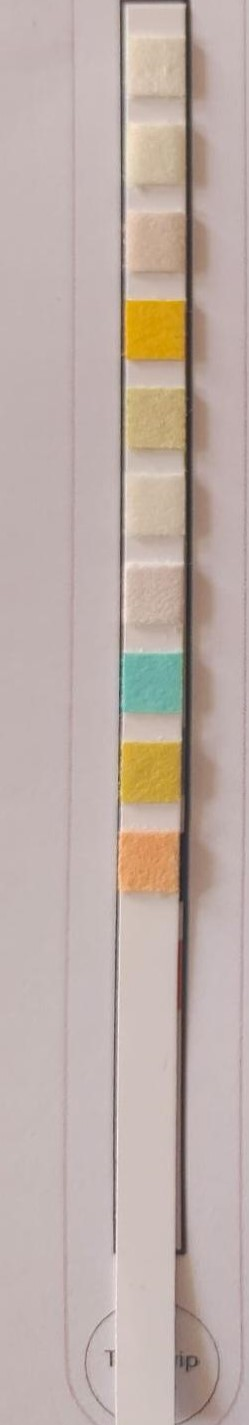
#> input picture ImageExtractor/sample/image1.jpg, 249 x 1425 px
$ jupyter execute detect.ipynb
#> lines starting #> are read from the running program, lines starting #| are printed output that depends on the picture
[cell 1]
import numpy as np
import cv2

[cell 2]
class ExtractColors:
    def __init__(self,filepath):
#> called with filepath = 'sample/image1.jpg'
        self.image=cv2.imread(filepath)
#> self.image is the input picture: shape (1425, 249, 3); mean B, G, R 167.1, 173.6, 189.3
        self.p_image=None
        self.colorList=[]
        self.filename=filepath.split('/')[1]

    def preProcess(self):

        image=self.image
        img=image[50:990,140:180]
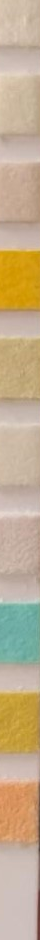
#> img: shape (940, 40, 3); mean B, G, R 142.3, 173.5, 194.3
        height, width, _ = np.shape(img)
#> height = 940; width = 40
        for i in range(height):
            mean=np.average(img[i],axis=0)
            img[i]=np.array([mean]*width)
#> this loop made 940 passes
#> mean on passes 1 to 3: [167.8, 188.9, 206.9], [168, 189.1, 207.1], [168.4, 189.4, 207.4]
        dims=(width*2,height)
#> dims = (80, 940)
        img=cv2.resize(img,dims,interpolation=cv2.INTER_CUBIC)
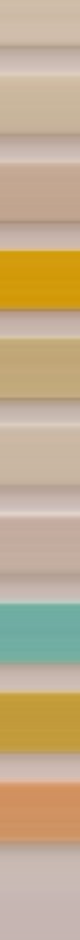
#> img: shape (940, 80, 3); mean B, G, R 141.8, 173, 193.8
        self.p_image=img


    @staticmethod
    def display(image):
        cv2.imshow("Image",image)
        cv2.waitKey(0)
        cv2.destroyAllWindows()

    @staticmethod
    def save(img,path):
        cv2.imwrite(path,img)

    def read_colors(self):
        def create_bar(height, width, color):
            bar = np.zeros((height, width, 3), np.uint8)
            bar[:] = color
            red, green, blue = int(color[2]), int(color[1]), int(color[0])
            return bar, (red, green, blue)


        height, width, _ = np.shape(self.p_image)
#> height = 940; width = 80
        img=self.p_image
        # print(height, width)
        centers=[]
        xpos=width//2
#> xpos = 40
        ypos=20
        y_offset=90
        for i in range(10):
            segment=img[ypos-2:ypos,xpos-1:xpos+1]
            avg_color=[]
            for row in segment:
                avg_color_row=np.average(row,axis=0)
                avg_color.append(avg_color_row)
            avg_color=np.array(avg_color)
            avg_col=np.average(avg_color,axis=0)
            centers.append(avg_col)
            ypos+=y_offset
#> after the loop, centers = [[166, 187, 205], [156, 182, 201], [143.5, 165, 193], [10.5, 154.5, 210], [121.5, 168, 192], [162, 182.5, 201], [160, 173.5, 195], [160.5, 172.5, 112], [60.5, 155.5, 195.5], [98, 145.5, 205]]; ypos = 920

        bars = []
        rgb_values = []

        for index, row in enumerate(centers):
            bar, rgb = create_bar(200,100,row)
            sep,_ =create_bar(200,5,[0,0,0])
            bars.append(bar)
            bars.append(sep)
            rgb_values.append(rgb)
#> this loop made 10 passes
#> (row, rgb) on passes 1 to 10: ([166, 187, 205], (205, 187, 166)), ([156, 182, 201], (201, 182, 156)), ([143.5, 165, 193], (193, 165, 143)), ([10.5, 154.5, 210], (210, 154, 10)), ([121.5, 168, 192], (192, 168, 121)), ([162, 182.5, 201], (201, 182, 162)), ([160, 173.5, 195], (195, 173, 160)), ([160.5, 172.5, 112], (112, 172, 160)), ([60.5, 155.5, 195.5], (195, 155, 60)), ([98, 145.5, 205], (205, 145, 98))
#> pass 1, in read_colors, `bar, rgb = create_bar(200,100,row)`:
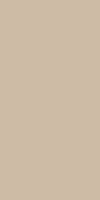
#> bar: shape (200, 100, 3); mean of channels 0, 1, 2 166, 187, 205; drawn as B, G, R
#> pass 3, in read_colors, `bar, rgb = create_bar(200,100,row)`:
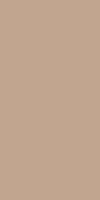
#> bar: shape (200, 100, 3); mean of channels 0, 1, 2 143, 165, 193; drawn as B, G, R
#> after the loop, bars = 20 items; rgb_values = [(205, 187, 166), (201, 182, 156), (193, 165, 143), (210, 154, 10), (192, 168, 121), (201, 182, 162), (195, 173, 160), (112, 172, 160), (195, 155, 60), (205, 145, 98)]

        img_bar = np.hstack(bars)
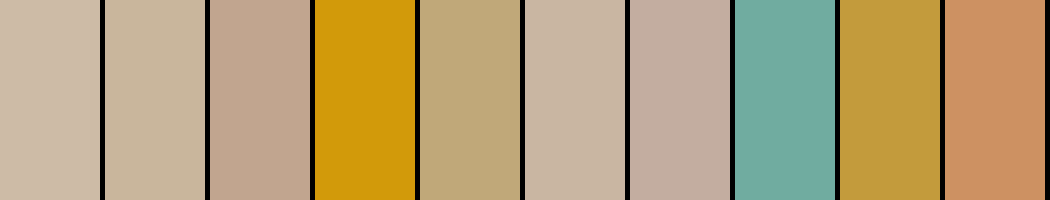
#> img_bar: shape (200, 1050, 3); mean of channels 0, 1, 2 117.7, 160.3, 181.8; drawn as B, G, R
        return rgb_values,img_bar

[cell 3]
extractor=ExtractColors('sample/image1.jpg')
extractor.preProcess()
ExtractColors.save(extractor.p_image,"output/{}".format(extractor.filename))
rgb_val,img_colors=extractor.read_colors()
#> rgb_val has the same summary as rgb_values in read_colors
print(rgb_val)
#| [(205, 187, 166), (201, 182, 156), (193, 165, 143), (210, 154, 10), (192, 168, 121), (201, 182, 162), (195, 173, 160), (112, 172, 160), (195, 155, 60), (205, 145, 98)]
ExtractColors.display(img_colors)

$ run again, with ImageExtractor/sample/image3.jpg copied over ImageExtractor/sample/image1.jpg
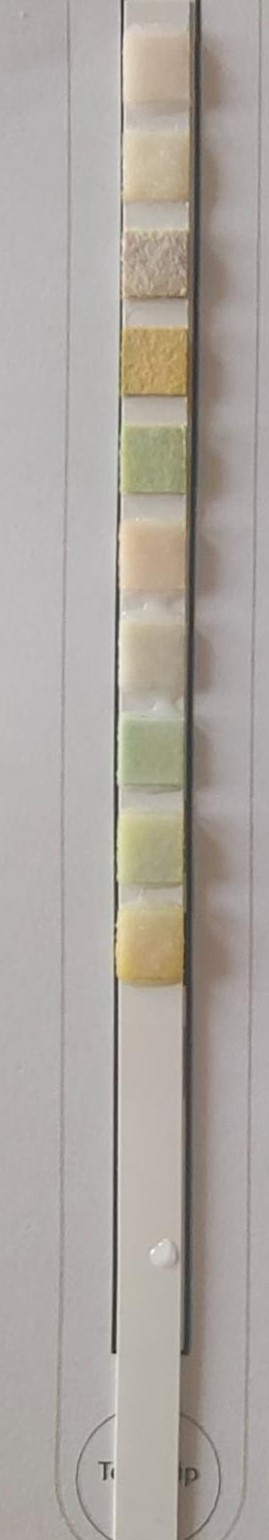
#> input picture ImageExtractor/sample/image3.jpg, 269 x 1540 px
#> in __init__, self.image is the input picture: shape (1540, 269, 3); mean B, G, R 159.6, 165.9, 172
#> the loop in preProcess, `for i in range(height):` made 940 passes
#> mean on passes 1 to 3: [156.7, 174.6, 191.6], [156.4, 174.3, 191.3], [156.6, 174.6, 191.4]
#> in preProcess, `img=cv2.resize(img,dims,interpolation=cv2.INTER_CUBIC)`:
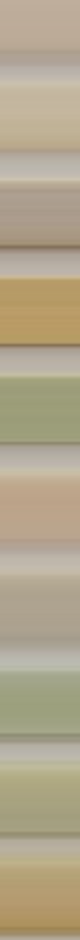
#> img: shape (940, 80, 3); mean B, G, R 139.9, 165.8, 177.4
#> after the loop in read_colors, `for i in range(10):`: centers = [[154, 172, 189], [159, 182.5, 196], [144, 158.5, 172.5], [103, 154, 181], [129, 166.5, 166.5], [171, 189.5, 196], [170, 182.5, 190], [156, 168, 173.5], [130.5, 151.5, 154.5], [130.5, 161.5, 166]]; ypos = 920
#> the loop in read_colors, `for index, row in enumerate(centers):` made 10 passes
#> (row, rgb) on passes 1 to 8: ([154, 172, 189], (189, 172, 154)), ([159, 182.5, 196], (196, 182, 159)), ([144, 158.5, 172.5], (172, 158, 144)), ([103, 154, 181], (181, 154, 103)), ([129, 166.5, 166.5], (166, 166, 129)), ([171, 189.5, 196], (196, 189, 171)), ([170, 182.5, 190], (190, 182, 170)), ([156, 168, 173.5], (173, 168, 156))
#> after the loop in read_colors, `for index, row in enumerate(centers):`: bars = 20 items; rgb_values = [(189, 172, 154), (196, 182, 159), (172, 158, 144), (181, 154, 103), (166, 166, 129), (196, 189, 171), (190, 182, 170), (173, 168, 156), (154, 151, 130), (166, 161, 130)]
#> in read_colors, `img_bar = np.hstack(bars)`:
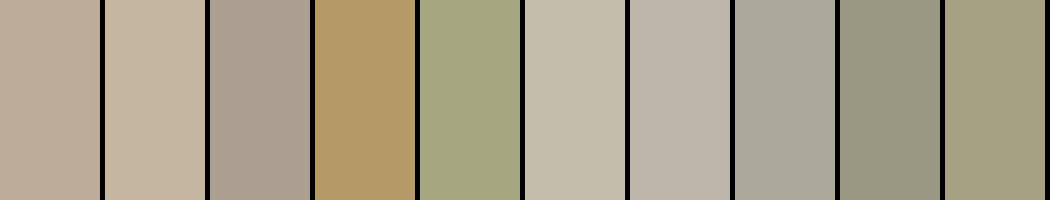
#> img_bar: shape (200, 1050, 3); mean of channels 0, 1, 2 137.7, 160.3, 169.8; drawn as B, G, R
#> rgb_val has the same summary as rgb_values in read_colors
#| [(189, 172, 154), (196, 182, 159), (172, 158, 144), (181, 154, 103), (166, 166, 129), (196, 189, 171), (190, 182, 170), (173, 168, 156), (154, 151, 130), (166, 161, 130)]

$ run again, with ImageExtractor/sample/image4.jpg copied over ImageExtractor/sample/image1.jpg
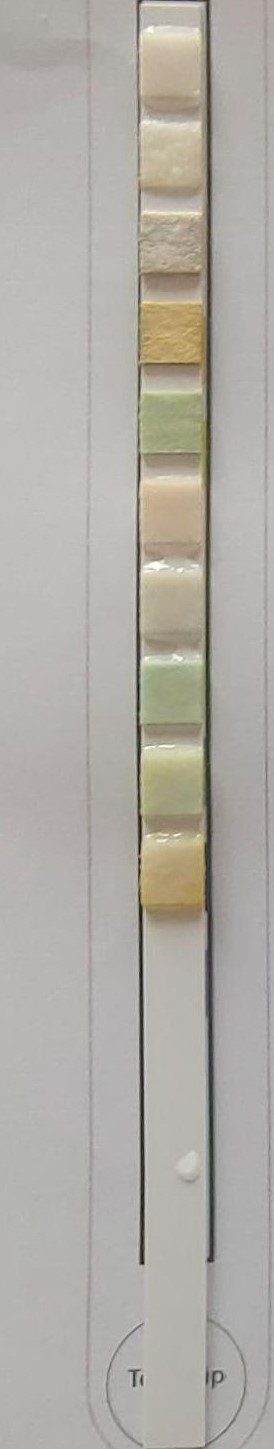
#> input picture ImageExtractor/sample/image4.jpg, 274 x 1449 px
#> in __init__, self.image is the input picture: shape (1449, 274, 3); mean B, G, R 165.8, 172.6, 175.7
#> the loop in preProcess, `for i in range(height):` made 940 passes
#> mean on passes 1 to 3: [166.6, 188.1, 202.4], [165.3, 186.9, 201.2], [164.4, 186, 200.3]
#> in preProcess, `img=cv2.resize(img,dims,interpolation=cv2.INTER_CUBIC)`:
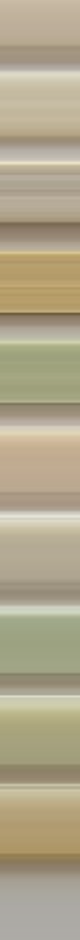
#> img: shape (940, 80, 3); mean B, G, R 139.7, 166.3, 176
#> after the loop in read_colors, `for i in range(10):`: centers = [[155, 177, 191.5], [158, 185, 194], [157, 175, 186.5], [101.5, 154.5, 179], [129.5, 166.5, 164], [145.5, 171.5, 192], [148, 170, 180], [130, 163, 157], [125.5, 162.5, 166], [112.5, 155.5, 177.5]]; ypos = 920
#> the loop in read_colors, `for index, row in enumerate(centers):` made 10 passes
#> (row, rgb) on passes 1 to 8: ([155, 177, 191.5], (191, 177, 155)), ([158, 185, 194], (194, 185, 158)), ([157, 175, 186.5], (186, 175, 157)), ([101.5, 154.5, 179], (179, 154, 101)), ([129.5, 166.5, 164], (164, 166, 129)), ([145.5, 171.5, 192], (192, 171, 145)), ([148, 170, 180], (180, 170, 148)), ([130, 163, 157], (157, 163, 130))
#> after the loop in read_colors, `for index, row in enumerate(centers):`: bars = 20 items; rgb_values = [(191, 177, 155), (194, 185, 158), (186, 175, 157), (179, 154, 101), (164, 166, 129), (192, 171, 145), (180, 170, 148), (157, 163, 130), (166, 162, 125), (177, 155, 112)]
#> in read_colors, `img_bar = np.hstack(bars)`:
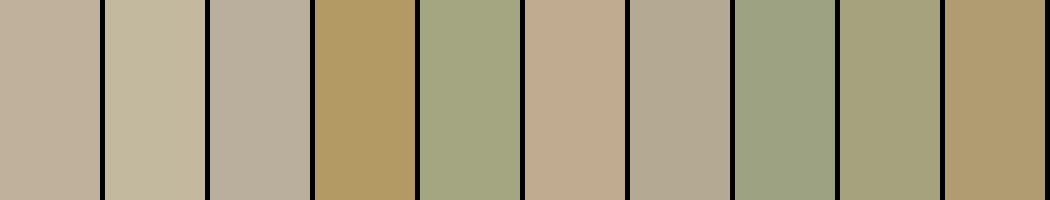
#> img_bar: shape (200, 1050, 3); mean of channels 0, 1, 2 129.5, 159.8, 170.1; drawn as B, G, R
#> rgb_val has the same summary as rgb_values in read_colors
#| [(191, 177, 155), (194, 185, 158), (186, 175, 157), (179, 154, 101), (164, 166, 129), (192, 171, 145), (180, 170, 148), (157, 163, 130), (166, 162, 125), (177, 155, 112)]

$ run again, with ImageExtractor/sample/image5.jpg copied over ImageExtractor/sample/image1.jpg
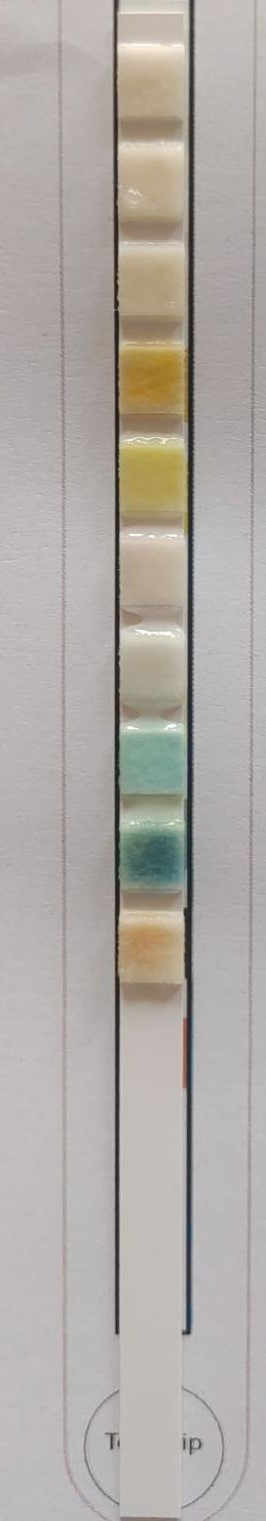
#> input picture ImageExtractor/sample/image5.jpg, 266 x 1521 px
#> in __init__, self.image is the input picture: shape (1521, 266, 3); mean B, G, R 165.5, 170.3, 176
#> the loop in preProcess, `for i in range(height):` made 940 passes
#> mean on passes 1 to 3: [210.7, 230.2, 242.5], [206.4, 225.8, 238.1], [202.3, 221.7, 235.6]
#> in preProcess, `img=cv2.resize(img,dims,interpolation=cv2.INTER_CUBIC)`:
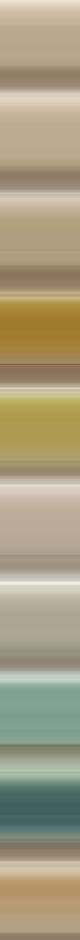
#> img: shape (940, 80, 3); mean B, G, R 129.7, 157.9, 167.4
#> after the loop in read_colors, `for i in range(10):`: centers = [[158, 182, 199], [165, 190, 205], [184.5, 201.5, 210.5], [113, 142.5, 164], [99.5, 124.5, 143.5], [106, 136, 153], [137.5, 151, 166], [130, 149, 153], [147.5, 161.5, 136.5], [116.5, 119.5, 85]]; ypos = 920
#> the loop in read_colors, `for index, row in enumerate(centers):` made 10 passes
#> (row, rgb) on passes 1 to 8: ([158, 182, 199], (199, 182, 158)), ([165, 190, 205], (205, 190, 165)), ([184.5, 201.5, 210.5], (210, 201, 184)), ([113, 142.5, 164], (164, 142, 113)), ([99.5, 124.5, 143.5], (143, 124, 99)), ([106, 136, 153], (153, 136, 106)), ([137.5, 151, 166], (166, 151, 137)), ([130, 149, 153], (153, 149, 130))
#> after the loop in read_colors, `for index, row in enumerate(centers):`: bars = 20 items; rgb_values = [(199, 182, 158), (205, 190, 165), (210, 201, 184), (164, 142, 113), (143, 124, 99), (153, 136, 106), (166, 151, 137), (153, 149, 130), (136, 161, 147), (85, 119, 116)]
#> in read_colors, `img_bar = np.hstack(bars)`:
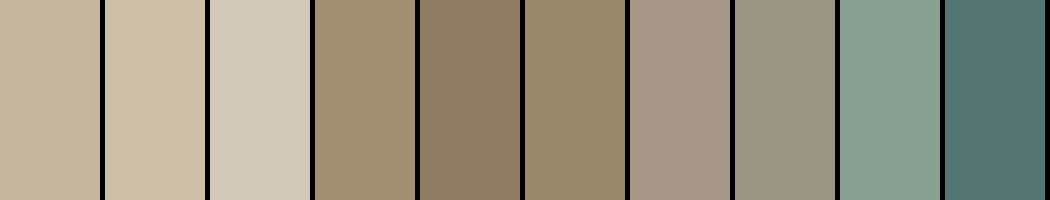
#> img_bar: shape (200, 1050, 3); mean of channels 0, 1, 2 129, 148.1, 153.7; drawn as B, G, R
#> rgb_val has the same summary as rgb_values in read_colors
#| [(199, 182, 158), (205, 190, 165), (210, 201, 184), (164, 142, 113), (143, 124, 99), (153, 136, 106), (166, 151, 137), (153, 149, 130), (136, 161, 147), (85, 119, 116)]
